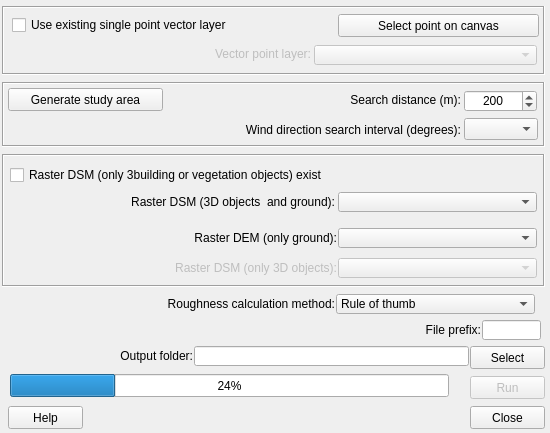
<?xml version="1.0" encoding="UTF-8"?>
<ui version="4.0">
 <class>ImageMorphParamDialogBase</class>
 <widget class="QDialog" name="ImageMorphParamDialogBase">
  <property name="enabled">
   <bool>true</bool>
  </property>
  <property name="geometry">
   <rect>
    <x>0</x>
    <y>0</y>
    <width>550</width>
    <height>433</height>
   </rect>
  </property>
  <property name="sizePolicy">
   <sizepolicy hsizetype="Preferred" vsizetype="Preferred">
    <horstretch>0</horstretch>
    <verstretch>0</verstretch>
   </sizepolicy>
  </property>
  <property name="maximumSize">
   <size>
    <width>550</width>
    <height>460</height>
   </size>
  </property>
  <property name="windowTitle">
   <string>Image Morphometric Parameters</string>
  </property>
  <widget class="QPushButton" name="runButton">
   <property name="enabled">
    <bool>false</bool>
   </property>
   <property name="geometry">
    <rect>
     <x>470</x>
     <y>376</y>
     <width>75</width>
     <height>23</height>
    </rect>
   </property>
   <property name="text">
    <string>Run</string>
   </property>
  </widget>
  <widget class="QProgressBar" name="progressBar">
   <property name="geometry">
    <rect>
     <x>10</x>
     <y>374</y>
     <width>439</width>
     <height>23</height>
    </rect>
   </property>
   <property name="value">
    <number>24</number>
   </property>
  </widget>
  <widget class="QPushButton" name="pushButtonSave">
   <property name="geometry">
    <rect>
     <x>470</x>
     <y>346</y>
     <width>75</width>
     <height>23</height>
    </rect>
   </property>
   <property name="text">
    <string>Select</string>
   </property>
  </widget>
  <widget class="QLabel" name="label_5">
   <property name="geometry">
    <rect>
     <x>10</x>
     <y>348</y>
     <width>183</width>
     <height>16</height>
    </rect>
   </property>
   <property name="text">
    <string>Output folder:</string>
   </property>
   <property name="alignment">
    <set>Qt::AlignRight|Qt::AlignTrailing|Qt::AlignVCenter</set>
   </property>
  </widget>
  <widget class="QLineEdit" name="textOutput">
   <property name="geometry">
    <rect>
     <x>194</x>
     <y>346</y>
     <width>275</width>
     <height>20</height>
    </rect>
   </property>
  </widget>
  <widget class="QFrame" name="frame">
   <property name="geometry">
    <rect>
     <x>2</x>
     <y>154</y>
     <width>543</width>
     <height>133</height>
    </rect>
   </property>
   <property name="frameShape">
    <enum>QFrame::Box</enum>
   </property>
   <property name="frameShadow">
    <enum>QFrame::Sunken</enum>
   </property>
   <widget class="QComboBox" name="comboBox_DSMbuild">
    <property name="enabled">
     <bool>false</bool>
    </property>
    <property name="geometry">
     <rect>
      <x>336</x>
      <y>104</y>
      <width>199</width>
      <height>20</height>
     </rect>
    </property>
   </widget>
   <widget class="QLabel" name="label_2">
    <property name="geometry">
     <rect>
      <x>4</x>
      <y>40</y>
      <width>329</width>
      <height>16</height>
     </rect>
    </property>
    <property name="text">
     <string>Raster DSM (3D objects  and ground):</string>
    </property>
    <property name="alignment">
     <set>Qt::AlignRight|Qt::AlignTrailing|Qt::AlignVCenter</set>
    </property>
    <property name="buddy">
     <cstring>comboBox_DSMbuildground</cstring>
    </property>
   </widget>
   <widget class="QLabel" name="label_4">
    <property name="enabled">
     <bool>false</bool>
    </property>
    <property name="geometry">
     <rect>
      <x>10</x>
      <y>106</y>
      <width>325</width>
      <height>16</height>
     </rect>
    </property>
    <property name="text">
     <string>Raster DSM (only 3D objects):</string>
    </property>
    <property name="alignment">
     <set>Qt::AlignRight|Qt::AlignTrailing|Qt::AlignVCenter</set>
    </property>
    <property name="buddy">
     <cstring>comboBox_DSMbuild</cstring>
    </property>
   </widget>
   <widget class="QComboBox" name="comboBox_DSMbuildground">
    <property name="geometry">
     <rect>
      <x>336</x>
      <y>38</y>
      <width>199</width>
      <height>20</height>
     </rect>
    </property>
   </widget>
   <widget class="QLabel" name="label_3">
    <property name="geometry">
     <rect>
      <x>4</x>
      <y>76</y>
      <width>331</width>
      <height>16</height>
     </rect>
    </property>
    <property name="text">
     <string>Raster DEM (only ground):</string>
    </property>
    <property name="alignment">
     <set>Qt::AlignRight|Qt::AlignTrailing|Qt::AlignVCenter</set>
    </property>
    <property name="buddy">
     <cstring>comboBox_DEM</cstring>
    </property>
   </widget>
   <widget class="QComboBox" name="comboBox_DEM">
    <property name="geometry">
     <rect>
      <x>336</x>
      <y>74</y>
      <width>199</width>
      <height>20</height>
     </rect>
    </property>
   </widget>
   <widget class="QCheckBox" name="checkBoxOnlyBuilding">
    <property name="geometry">
     <rect>
      <x>8</x>
      <y>12</y>
      <width>437</width>
      <height>18</height>
     </rect>
    </property>
    <property name="layoutDirection">
     <enum>Qt::LeftToRight</enum>
    </property>
    <property name="text">
     <string>Raster DSM (only 3building or vegetation objects) exist</string>
    </property>
   </widget>
  </widget>
  <widget class="QPushButton" name="closeButton">
   <property name="enabled">
    <bool>true</bool>
   </property>
   <property name="geometry">
    <rect>
     <x>470</x>
     <y>406</y>
     <width>75</width>
     <height>23</height>
    </rect>
   </property>
   <property name="text">
    <string>Close</string>
   </property>
  </widget>
  <widget class="QPushButton" name="helpButton">
   <property name="geometry">
    <rect>
     <x>8</x>
     <y>406</y>
     <width>75</width>
     <height>23</height>
    </rect>
   </property>
   <property name="text">
    <string>Help</string>
   </property>
  </widget>
  <widget class="QFrame" name="frame_2">
   <property name="geometry">
    <rect>
     <x>2</x>
     <y>6</y>
     <width>543</width>
     <height>69</height>
    </rect>
   </property>
   <property name="frameShape">
    <enum>QFrame::Box</enum>
   </property>
   <property name="frameShadow">
    <enum>QFrame::Sunken</enum>
   </property>
   <widget class="QCheckBox" name="checkBoxVectorLayer">
    <property name="geometry">
     <rect>
      <x>10</x>
      <y>10</y>
      <width>325</width>
      <height>18</height>
     </rect>
    </property>
    <property name="layoutDirection">
     <enum>Qt::LeftToRight</enum>
    </property>
    <property name="text">
     <string>Use existing single point vector layer</string>
    </property>
   </widget>
   <widget class="QComboBox" name="comboBox_Point">
    <property name="enabled">
     <bool>false</bool>
    </property>
    <property name="geometry">
     <rect>
      <x>312</x>
      <y>39</y>
      <width>223</width>
      <height>20</height>
     </rect>
    </property>
    <property name="toolTip">
     <string>&lt;!DOCTYPE HTML PUBLIC &quot;-//W3C//DTD HTML 4.0//EN&quot; &quot;http://www.w3.org/TR/REC-html40/strict.dtd&quot;&gt;
&lt;html&gt;&lt;head&gt;&lt;meta name=&quot;qrichtext&quot; content=&quot;1&quot; /&gt;&lt;style type=&quot;text/css&quot;&gt;
p, li { white-space: pre-wrap; }
&lt;/style&gt;&lt;/head&gt;&lt;body style=&quot; font-family:'MS Shell Dlg 2'; font-size:8.25pt; font-weight:400; font-style:normal;&quot;&gt;
&lt;p style=&quot; margin-top:0px; margin-bottom:0px; margin-left:0px; margin-right:0px; -qt-block-indent:0; text-indent:0px;&quot;&gt;&lt;span style=&quot; font-size:8pt;&quot;&gt;This Polygon layer could include one single or mutiple squares &lt;/span&gt;&lt;/p&gt;&lt;/body&gt;&lt;/html&gt;</string>
    </property>
   </widget>
   <widget class="QPushButton" name="selectpoint">
    <property name="geometry">
     <rect>
      <x>336</x>
      <y>8</y>
      <width>201</width>
      <height>23</height>
     </rect>
    </property>
    <property name="contextMenuPolicy">
     <enum>Qt::DefaultContextMenu</enum>
    </property>
    <property name="toolTip">
     <string>Select point on canvas</string>
    </property>
    <property name="whatsThis">
     <string>Select a point on the canvas &lt;a href=README.html&gt; Click here for more info! &lt;/a href&gt;</string>
    </property>
    <property name="text">
     <string>Select point on canvas</string>
    </property>
   </widget>
   <widget class="QLabel" name="label_6">
    <property name="enabled">
     <bool>false</bool>
    </property>
    <property name="geometry">
     <rect>
      <x>90</x>
      <y>40</y>
      <width>219</width>
      <height>16</height>
     </rect>
    </property>
    <property name="text">
     <string>Vector point layer:</string>
    </property>
    <property name="alignment">
     <set>Qt::AlignRight|Qt::AlignTrailing|Qt::AlignVCenter</set>
    </property>
    <property name="buddy">
     <cstring>comboBox_Point</cstring>
    </property>
   </widget>
  </widget>
  <widget class="QFrame" name="frame_3">
   <property name="geometry">
    <rect>
     <x>2</x>
     <y>82</y>
     <width>543</width>
     <height>65</height>
    </rect>
   </property>
   <property name="frameShape">
    <enum>QFrame::Box</enum>
   </property>
   <property name="frameShadow">
    <enum>QFrame::Sunken</enum>
   </property>
   <widget class="QLabel" name="label_8">
    <property name="geometry">
     <rect>
      <x>18</x>
      <y>40</y>
      <width>441</width>
      <height>16</height>
     </rect>
    </property>
    <property name="text">
     <string>Wind direction search interval (degrees):</string>
    </property>
    <property name="alignment">
     <set>Qt::AlignRight|Qt::AlignTrailing|Qt::AlignVCenter</set>
    </property>
   </widget>
   <widget class="QPushButton" name="generateArea">
    <property name="geometry">
     <rect>
      <x>6</x>
      <y>6</y>
      <width>155</width>
      <height>23</height>
     </rect>
    </property>
    <property name="contextMenuPolicy">
     <enum>Qt::DefaultContextMenu</enum>
    </property>
    <property name="toolTip">
     <string>Select point on canvas</string>
    </property>
    <property name="whatsThis">
     <string>Select a point on the canvas &lt;a href=README.html&gt; Click here for more info! &lt;/a href&gt;</string>
    </property>
    <property name="text">
     <string>Generate study area</string>
    </property>
   </widget>
   <widget class="QSpinBox" name="spinBox">
    <property name="geometry">
     <rect>
      <x>462</x>
      <y>8</y>
      <width>73</width>
      <height>22</height>
     </rect>
    </property>
    <property name="alignment">
     <set>Qt::AlignCenter</set>
    </property>
    <property name="suffix">
     <string/>
    </property>
    <property name="maximum">
     <number>5000</number>
    </property>
    <property name="singleStep">
     <number>10</number>
    </property>
    <property name="value">
     <number>200</number>
    </property>
   </widget>
   <widget class="QLabel" name="label">
    <property name="geometry">
     <rect>
      <x>186</x>
      <y>10</y>
      <width>273</width>
      <height>16</height>
     </rect>
    </property>
    <property name="text">
     <string>Search distance (m):</string>
    </property>
    <property name="alignment">
     <set>Qt::AlignRight|Qt::AlignTrailing|Qt::AlignVCenter</set>
    </property>
   </widget>
   <widget class="QComboBox" name="degreeBox">
    <property name="geometry">
     <rect>
      <x>462</x>
      <y>36</y>
      <width>74</width>
      <height>22</height>
     </rect>
    </property>
   </widget>
  </widget>
  <widget class="QLabel" name="label_9">
   <property name="geometry">
    <rect>
     <x>366</x>
     <y>322</y>
     <width>115</width>
     <height>16</height>
    </rect>
   </property>
   <property name="text">
    <string>File prefix:</string>
   </property>
   <property name="alignment">
    <set>Qt::AlignRight|Qt::AlignTrailing|Qt::AlignVCenter</set>
   </property>
  </widget>
  <widget class="QLineEdit" name="textOutput_prefix">
   <property name="geometry">
    <rect>
     <x>482</x>
     <y>320</y>
     <width>59</width>
     <height>20</height>
    </rect>
   </property>
  </widget>
  <widget class="QComboBox" name="comboBox_Roughness">
   <property name="geometry">
    <rect>
     <x>336</x>
     <y>294</y>
     <width>199</width>
     <height>20</height>
    </rect>
   </property>
   <item>
    <property name="text">
     <string>Rule of thumb</string>
    </property>
   </item>
   <item>
    <property name="text">
     <string>Raupach (1994/95)</string>
    </property>
   </item>
   <item>
    <property name="text">
     <string>Simplified Bottema (1995)</string>
    </property>
   </item>
   <item>
    <property name="text">
     <string>MacDonald et al. (1998)</string>
    </property>
   </item>
   <item>
    <property name="text">
     <string>Millward-Hopkins et al. (2011)</string>
    </property>
   </item>
   <item>
    <property name="text">
     <string>Kanda et al. (2013)</string>
    </property>
   </item>
  </widget>
  <widget class="QLabel" name="label_7">
   <property name="geometry">
    <rect>
     <x>4</x>
     <y>296</y>
     <width>331</width>
     <height>16</height>
    </rect>
   </property>
   <property name="text">
    <string>Roughness calculation method:</string>
   </property>
   <property name="alignment">
    <set>Qt::AlignRight|Qt::AlignTrailing|Qt::AlignVCenter</set>
   </property>
   <property name="buddy">
    <cstring>comboBox_DEM</cstring>
   </property>
  </widget>
  <zorder>frame</zorder>
  <zorder>runButton</zorder>
  <zorder>progressBar</zorder>
  <zorder>pushButtonSave</zorder>
  <zorder>label_5</zorder>
  <zorder>textOutput</zorder>
  <zorder>closeButton</zorder>
  <zorder>helpButton</zorder>
  <zorder>frame_2</zorder>
  <zorder>frame_3</zorder>
  <zorder>label_9</zorder>
  <zorder>textOutput_prefix</zorder>
  <zorder>comboBox_Roughness</zorder>
  <zorder>label_7</zorder>
 </widget>
 <resources/>
 <connections>
  <connection>
   <sender>checkBoxOnlyBuilding</sender>
   <signal>toggled(bool)</signal>
   <receiver>comboBox_DSMbuild</receiver>
   <slot>setEnabled(bool)</slot>
   <hints>
    <hint type="sourcelabel">
     <x>44</x>
     <y>216</y>
    </hint>
    <hint type="destinationlabel">
     <x>199</x>
     <y>327</y>
    </hint>
   </hints>
  </connection>
  <connection>
   <sender>checkBoxOnlyBuilding</sender>
   <signal>toggled(bool)</signal>
   <receiver>comboBox_DEM</receiver>
   <slot>setDisabled(bool)</slot>
   <hints>
    <hint type="sourcelabel">
     <x>74</x>
     <y>229</y>
    </hint>
    <hint type="destinationlabel">
     <x>186</x>
     <y>297</y>
    </hint>
   </hints>
  </connection>
  <connection>
   <sender>checkBoxOnlyBuilding</sender>
   <signal>toggled(bool)</signal>
   <receiver>comboBox_DSMbuildground</receiver>
   <slot>setDisabled(bool)</slot>
   <hints>
    <hint type="sourcelabel">
     <x>70</x>
     <y>216</y>
    </hint>
    <hint type="destinationlabel">
     <x>193</x>
     <y>255</y>
    </hint>
   </hints>
  </connection>
  <connection>
   <sender>closeButton</sender>
   <signal>clicked()</signal>
   <receiver>ImageMorphParamDialogBase</receiver>
   <slot>accept()</slot>
   <hints>
    <hint type="sourcelabel">
     <x>342</x>
     <y>420</y>
    </hint>
    <hint type="destinationlabel">
     <x>200</x>
     <y>277</y>
    </hint>
   </hints>
  </connection>
  <connection>
   <sender>checkBoxVectorLayer</sender>
   <signal>toggled(bool)</signal>
   <receiver>selectpoint</receiver>
   <slot>setDisabled(bool)</slot>
   <hints>
    <hint type="sourcelabel">
     <x>17</x>
     <y>21</y>
    </hint>
    <hint type="destinationlabel">
     <x>274</x>
     <y>24</y>
    </hint>
   </hints>
  </connection>
  <connection>
   <sender>checkBoxVectorLayer</sender>
   <signal>toggled(bool)</signal>
   <receiver>label_6</receiver>
   <slot>setEnabled(bool)</slot>
   <hints>
    <hint type="sourcelabel">
     <x>16</x>
     <y>26</y>
    </hint>
    <hint type="destinationlabel">
     <x>111</x>
     <y>47</y>
    </hint>
   </hints>
  </connection>
  <connection>
   <sender>checkBoxVectorLayer</sender>
   <signal>toggled(bool)</signal>
   <receiver>comboBox_Point</receiver>
   <slot>setEnabled(bool)</slot>
   <hints>
    <hint type="sourcelabel">
     <x>13</x>
     <y>23</y>
    </hint>
    <hint type="destinationlabel">
     <x>213</x>
     <y>59</y>
    </hint>
   </hints>
  </connection>
 </connections>
 <designerdata>
  <property name="gridDeltaX">
   <number>2</number>
  </property>
  <property name="gridDeltaY">
   <number>2</number>
  </property>
  <property name="gridSnapX">
   <bool>true</bool>
  </property>
  <property name="gridSnapY">
   <bool>true</bool>
  </property>
  <property name="gridVisible">
   <bool>true</bool>
  </property>
 </designerdata>
 <slots>
  <slot>calc_image()</slot>
 </slots>
</ui>
